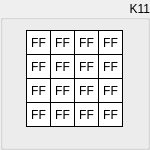
  <widget class="QGroupBox" name="groupK11">
   <property name="geometry">
    <rect>
     <x>170</x>
     <y>300</y>
     <width>150</width>
     <height>150</height>
    </rect>
   </property>
   <property name="sizePolicy">
    <sizepolicy hsizetype="Fixed" vsizetype="Fixed">
     <horstretch>0</horstretch>
     <verstretch>0</verstretch>
    </sizepolicy>
   </property>
   <property name="styleSheet">
    <string notr="true"/>
   </property>
   <property name="title">
    <string>K11</string>
   </property>
   <property name="alignment">
    <set>Qt::AlignRight|Qt::AlignTrailing|Qt::AlignVCenter</set>
   </property>
   <widget class="QLabel" name="k11byte15">
    <property name="enabled">
     <bool>true</bool>
    </property>
    <property name="geometry">
     <rect>
      <x>98</x>
      <y>102</y>
      <width>25</width>
      <height>25</height>
     </rect>
    </property>
    <property name="sizePolicy">
     <sizepolicy hsizetype="Fixed" vsizetype="Fixed">
      <horstretch>0</horstretch>
      <verstretch>0</verstretch>
     </sizepolicy>
    </property>
    <property name="font">
     <font>
      <kerning>true</kerning>
     </font>
    </property>
    <property name="layoutDirection">
     <enum>Qt::LeftToRight</enum>
    </property>
    <property name="styleSheet">
     <string notr="true">QLabel {
	 border-width: 1px;
     border-style: solid;
     border-color: black; 
     background-color: white;
}</string>
    </property>
    <property name="text">
     <string>FF</string>
    </property>
    <property name="alignment">
     <set>Qt::AlignCenter</set>
    </property>
   </widget>
   <widget class="QLabel" name="k11byte13">
    <property name="enabled">
     <bool>true</bool>
    </property>
    <property name="geometry">
     <rect>
      <x>98</x>
      <y>54</y>
      <width>25</width>
      <height>25</height>
     </rect>
    </property>
    <property name="sizePolicy">
     <sizepolicy hsizetype="Fixed" vsizetype="Fixed">
      <horstretch>0</horstretch>
      <verstretch>0</verstretch>
     </sizepolicy>
    </property>
    <property name="font">
     <font>
      <kerning>true</kerning>
     </font>
    </property>
    <property name="layoutDirection">
     <enum>Qt::LeftToRight</enum>
    </property>
    <property name="styleSheet">
     <string notr="true">QLabel {
	 border-width: 1px;
     border-style: solid;
     border-color: black; 
     background-color: white;
}</string>
    </property>
    <property name="text">
     <string>FF</string>
    </property>
    <property name="alignment">
     <set>Qt::AlignCenter</set>
    </property>
   </widget>
   <widget class="QLabel" name="k11byte14">
    <property name="enabled">
     <bool>true</bool>
    </property>
    <property name="geometry">
     <rect>
      <x>98</x>
      <y>78</y>
      <width>25</width>
      <height>25</height>
     </rect>
    </property>
    <property name="sizePolicy">
     <sizepolicy hsizetype="Fixed" vsizetype="Fixed">
      <horstretch>0</horstretch>
      <verstretch>0</verstretch>
     </sizepolicy>
    </property>
    <property name="font">
     <font>
      <kerning>true</kerning>
     </font>
    </property>
    <property name="layoutDirection">
     <enum>Qt::LeftToRight</enum>
    </property>
    <property name="styleSheet">
     <string notr="true">QLabel {
	 border-width: 1px;
     border-style: solid;
     border-color: black; 
     background-color: white;
}</string>
    </property>
    <property name="text">
     <string>FF</string>
    </property>
    <property name="alignment">
     <set>Qt::AlignCenter</set>
    </property>
   </widget>
   <widget class="QLabel" name="k11byte06">
    <property name="enabled">
     <bool>true</bool>
    </property>
    <property name="geometry">
     <rect>
      <x>50</x>
      <y>78</y>
      <width>25</width>
      <height>25</height>
     </rect>
    </property>
    <property name="sizePolicy">
     <sizepolicy hsizetype="Fixed" vsizetype="Fixed">
      <horstretch>0</horstretch>
      <verstretch>0</verstretch>
     </sizepolicy>
    </property>
    <property name="font">
     <font>
      <kerning>true</kerning>
     </font>
    </property>
    <property name="layoutDirection">
     <enum>Qt::LeftToRight</enum>
    </property>
    <property name="styleSheet">
     <string notr="true">QLabel {
	 border-width: 1px;
     border-style: solid;
     border-color: black; 
     background-color: white;
}</string>
    </property>
    <property name="text">
     <string>FF</string>
    </property>
    <property name="alignment">
     <set>Qt::AlignCenter</set>
    </property>
   </widget>
   <widget class="QLabel" name="k11byte04">
    <property name="enabled">
     <bool>true</bool>
    </property>
    <property name="geometry">
     <rect>
      <x>50</x>
      <y>30</y>
      <width>25</width>
      <height>25</height>
     </rect>
    </property>
    <property name="sizePolicy">
     <sizepolicy hsizetype="Fixed" vsizetype="Fixed">
      <horstretch>0</horstretch>
      <verstretch>0</verstretch>
     </sizepolicy>
    </property>
    <property name="font">
     <font>
      <kerning>true</kerning>
     </font>
    </property>
    <property name="layoutDirection">
     <enum>Qt::LeftToRight</enum>
    </property>
    <property name="styleSheet">
     <string notr="true">QLabel {
	 border-width: 1px;
     border-style: solid;
     border-color: black; 
     background-color: white;
}</string>
    </property>
    <property name="text">
     <string>FF</string>
    </property>
    <property name="alignment">
     <set>Qt::AlignCenter</set>
    </property>
   </widget>
   <widget class="QLabel" name="k11byte02">
    <property name="enabled">
     <bool>true</bool>
    </property>
    <property name="geometry">
     <rect>
      <x>26</x>
      <y>78</y>
      <width>25</width>
      <height>25</height>
     </rect>
    </property>
    <property name="sizePolicy">
     <sizepolicy hsizetype="Fixed" vsizetype="Fixed">
      <horstretch>0</horstretch>
      <verstretch>0</verstretch>
     </sizepolicy>
    </property>
    <property name="font">
     <font>
      <kerning>true</kerning>
     </font>
    </property>
    <property name="layoutDirection">
     <enum>Qt::LeftToRight</enum>
    </property>
    <property name="styleSheet">
     <string notr="true">QLabel {
	 border-width: 1px;
     border-style: solid;
     border-color: black; 
     background-color: white;
}</string>
    </property>
    <property name="text">
     <string>FF</string>
    </property>
    <property name="alignment">
     <set>Qt::AlignCenter</set>
    </property>
   </widget>
   <widget class="QLabel" name="k11byte10">
    <property name="enabled">
     <bool>true</bool>
    </property>
    <property name="geometry">
     <rect>
      <x>74</x>
      <y>78</y>
      <width>25</width>
      <height>25</height>
     </rect>
    </property>
    <property name="sizePolicy">
     <sizepolicy hsizetype="Fixed" vsizetype="Fixed">
      <horstretch>0</horstretch>
      <verstretch>0</verstretch>
     </sizepolicy>
    </property>
    <property name="font">
     <font>
      <kerning>true</kerning>
     </font>
    </property>
    <property name="layoutDirection">
     <enum>Qt::LeftToRight</enum>
    </property>
    <property name="styleSheet">
     <string notr="true">QLabel {
	 border-width: 1px;
     border-style: solid;
     border-color: black; 
     background-color: white;
}</string>
    </property>
    <property name="text">
     <string>FF</string>
    </property>
    <property name="alignment">
     <set>Qt::AlignCenter</set>
    </property>
   </widget>
   <widget class="QLabel" name="k11byte09">
    <property name="enabled">
     <bool>true</bool>
    </property>
    <property name="geometry">
     <rect>
      <x>74</x>
      <y>54</y>
      <width>25</width>
      <height>25</height>
     </rect>
    </property>
    <property name="sizePolicy">
     <sizepolicy hsizetype="Fixed" vsizetype="Fixed">
      <horstretch>0</horstretch>
      <verstretch>0</verstretch>
     </sizepolicy>
    </property>
    <property name="font">
     <font>
      <kerning>true</kerning>
     </font>
    </property>
    <property name="layoutDirection">
     <enum>Qt::LeftToRight</enum>
    </property>
    <property name="styleSheet">
     <string notr="true">QLabel {
	 border-width: 1px;
     border-style: solid;
     border-color: black; 
     background-color: white;
}</string>
    </property>
    <property name="text">
     <string>FF</string>
    </property>
    <property name="alignment">
     <set>Qt::AlignCenter</set>
    </property>
   </widget>
   <widget class="QLabel" name="k11byte01">
    <property name="enabled">
     <bool>true</bool>
    </property>
    <property name="geometry">
     <rect>
      <x>26</x>
      <y>54</y>
      <width>25</width>
      <height>25</height>
     </rect>
    </property>
    <property name="sizePolicy">
     <sizepolicy hsizetype="Fixed" vsizetype="Fixed">
      <horstretch>0</horstretch>
      <verstretch>0</verstretch>
     </sizepolicy>
    </property>
    <property name="font">
     <font>
      <kerning>true</kerning>
     </font>
    </property>
    <property name="layoutDirection">
     <enum>Qt::LeftToRight</enum>
    </property>
    <property name="styleSheet">
     <string notr="true">QLabel {
	 border-width: 1px;
     border-style: solid;
     border-color: black; 
     background-color: white;
}</string>
    </property>
    <property name="text">
     <string>FF</string>
    </property>
    <property name="alignment">
     <set>Qt::AlignCenter</set>
    </property>
   </widget>
   <widget class="QLabel" name="k11byte08">
    <property name="enabled">
     <bool>true</bool>
    </property>
    <property name="geometry">
     <rect>
      <x>74</x>
      <y>30</y>
      <width>25</width>
      <height>25</height>
     </rect>
    </property>
    <property name="sizePolicy">
     <sizepolicy hsizetype="Fixed" vsizetype="Fixed">
      <horstretch>0</horstretch>
      <verstretch>0</verstretch>
     </sizepolicy>
    </property>
    <property name="font">
     <font>
      <kerning>true</kerning>
     </font>
    </property>
    <property name="layoutDirection">
     <enum>Qt::LeftToRight</enum>
    </property>
    <property name="styleSheet">
     <string notr="true">QLabel {
	 border-width: 1px;
     border-style: solid;
     border-color: black; 
     background-color: white;
}</string>
    </property>
    <property name="text">
     <string>FF</string>
    </property>
    <property name="alignment">
     <set>Qt::AlignCenter</set>
    </property>
   </widget>
   <widget class="QLabel" name="k11byte00">
    <property name="enabled">
     <bool>true</bool>
    </property>
    <property name="geometry">
     <rect>
      <x>26</x>
      <y>30</y>
      <width>25</width>
      <height>25</height>
     </rect>
    </property>
    <property name="sizePolicy">
     <sizepolicy hsizetype="Fixed" vsizetype="Fixed">
      <horstretch>0</horstretch>
      <verstretch>0</verstretch>
     </sizepolicy>
    </property>
    <property name="font">
     <font>
      <kerning>true</kerning>
     </font>
    </property>
    <property name="layoutDirection">
     <enum>Qt::LeftToRight</enum>
    </property>
    <property name="styleSheet">
     <string notr="true">QLabel {
	 border-width: 1px;
     border-style: solid;
     border-color: black; 
     background-color: white;
}</string>
    </property>
    <property name="text">
     <string>FF</string>
    </property>
    <property name="alignment">
     <set>Qt::AlignCenter</set>
    </property>
    <property name="wordWrap">
     <bool>false</bool>
    </property>
   </widget>
   <widget class="QLabel" name="k11byte07">
    <property name="enabled">
     <bool>true</bool>
    </property>
    <property name="geometry">
     <rect>
      <x>50</x>
      <y>102</y>
      <width>25</width>
      <height>25</height>
     </rect>
    </property>
    <property name="sizePolicy">
     <sizepolicy hsizetype="Fixed" vsizetype="Fixed">
      <horstretch>0</horstretch>
      <verstretch>0</verstretch>
     </sizepolicy>
    </property>
    <property name="font">
     <font>
      <kerning>true</kerning>
     </font>
    </property>
    <property name="layoutDirection">
     <enum>Qt::LeftToRight</enum>
    </property>
    <property name="styleSheet">
     <string notr="true">QLabel {
	 border-width: 1px;
     border-style: solid;
     border-color: black; 
     background-color: white;
}</string>
    </property>
    <property name="text">
     <string>FF</string>
    </property>
    <property name="alignment">
     <set>Qt::AlignCenter</set>
    </property>
   </widget>
   <widget class="QLabel" name="k11byte12">
    <property name="enabled">
     <bool>true</bool>
    </property>
    <property name="geometry">
     <rect>
      <x>98</x>
      <y>30</y>
      <width>25</width>
      <height>25</height>
     </rect>
    </property>
    <property name="sizePolicy">
     <sizepolicy hsizetype="Fixed" vsizetype="Fixed">
      <horstretch>0</horstretch>
      <verstretch>0</verstretch>
     </sizepolicy>
    </property>
    <property name="font">
     <font>
      <kerning>true</kerning>
     </font>
    </property>
    <property name="layoutDirection">
     <enum>Qt::LeftToRight</enum>
    </property>
    <property name="styleSheet">
     <string notr="true">QLabel {
	 border-width: 1px;
     border-style: solid;
     border-color: black; 
     background-color: white;
}</string>
    </property>
    <property name="text">
     <string>FF</string>
    </property>
    <property name="alignment">
     <set>Qt::AlignCenter</set>
    </property>
   </widget>
   <widget class="QLabel" name="k11byte03">
    <property name="enabled">
     <bool>true</bool>
    </property>
    <property name="geometry">
     <rect>
      <x>26</x>
      <y>102</y>
      <width>25</width>
      <height>25</height>
     </rect>
    </property>
    <property name="sizePolicy">
     <sizepolicy hsizetype="Fixed" vsizetype="Fixed">
      <horstretch>0</horstretch>
      <verstretch>0</verstretch>
     </sizepolicy>
    </property>
    <property name="font">
     <font>
      <kerning>true</kerning>
     </font>
    </property>
    <property name="layoutDirection">
     <enum>Qt::LeftToRight</enum>
    </property>
    <property name="styleSheet">
     <string notr="true">QLabel {
	 border-width: 1px;
     border-style: solid;
     border-color: black; 
     background-color: white;
}</string>
    </property>
    <property name="text">
     <string>FF</string>
    </property>
    <property name="alignment">
     <set>Qt::AlignCenter</set>
    </property>
   </widget>
   <widget class="QLabel" name="k11byte11">
    <property name="enabled">
     <bool>true</bool>
    </property>
    <property name="geometry">
     <rect>
      <x>74</x>
      <y>102</y>
      <width>25</width>
      <height>25</height>
     </rect>
    </property>
    <property name="sizePolicy">
     <sizepolicy hsizetype="Fixed" vsizetype="Fixed">
      <horstretch>0</horstretch>
      <verstretch>0</verstretch>
     </sizepolicy>
    </property>
    <property name="font">
     <font>
      <kerning>true</kerning>
     </font>
    </property>
    <property name="layoutDirection">
     <enum>Qt::LeftToRight</enum>
    </property>
    <property name="styleSheet">
     <string notr="true">QLabel {
	 border-width: 1px;
     border-style: solid;
     border-color: black; 
     background-color: white;
}</string>
    </property>
    <property name="text">
     <string>FF</string>
    </property>
    <property name="alignment">
     <set>Qt::AlignCenter</set>
    </property>
   </widget>
   <widget class="QLabel" name="k11byte05">
    <property name="enabled">
     <bool>true</bool>
    </property>
    <property name="geometry">
     <rect>
      <x>50</x>
      <y>54</y>
      <width>25</width>
      <height>25</height>
     </rect>
    </property>
    <property name="sizePolicy">
     <sizepolicy hsizetype="Fixed" vsizetype="Fixed">
      <horstretch>0</horstretch>
      <verstretch>0</verstretch>
     </sizepolicy>
    </property>
    <property name="font">
     <font>
      <kerning>true</kerning>
     </font>
    </property>
    <property name="layoutDirection">
     <enum>Qt::LeftToRight</enum>
    </property>
    <property name="styleSheet">
     <string notr="true">QLabel {
	 border-width: 1px;
     border-style: solid;
     border-color: black; 
     background-color: white;
}</string>
    </property>
    <property name="text">
     <string>FF</string>
    </property>
    <property name="alignment">
     <set>Qt::AlignCenter</set>
    </property>
   </widget>
  </widget>
